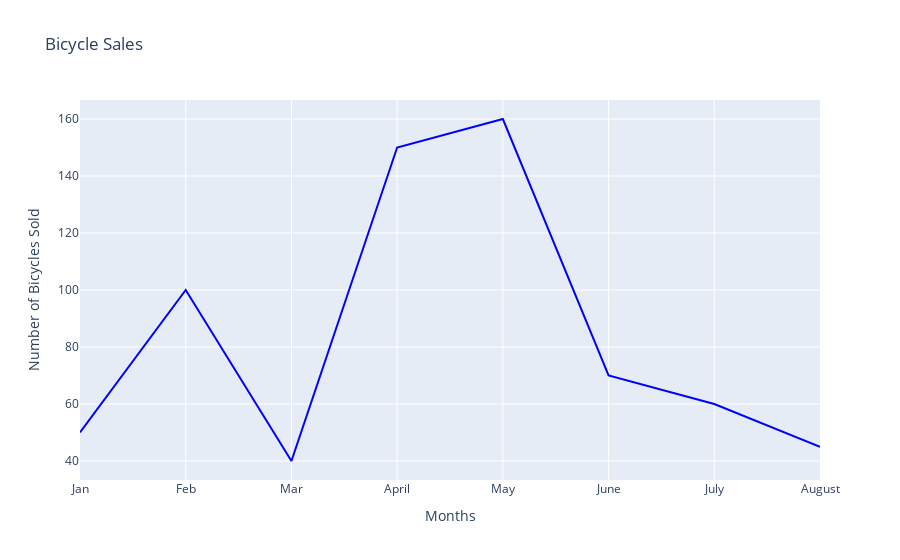

This figure's notebook cell:
### Code cell
## Here we update these values under function attributes such as title,xaxis_title and yaxis_title
fig.update_layout(title='Bicycle Sales', xaxis_title='Months', yaxis_title='Number of Bicycles Sold')
# Display the figure
fig.show()

### Figure 1 — Plotly figure (JSON) as saved in the notebook; plotly's stock layout.template omitted (floating-point values rounded to 4 significant figures)
{"data": [{"marker": {"color": "blue"}, "mode": "lines", "type": "scatter", "x": ["Jan", "Feb", "Mar", "April", "May", "June", "July", "August"], "y": [50, 100, 40, 150, 160, 70, 60, 45]}], "layout": {"title": {"text": "Bicycle Sales"}, "xaxis": {"title": {"text": "Months"}}, "yaxis": {"title": {"text": "Number of Bicycles Sold"}}}}
